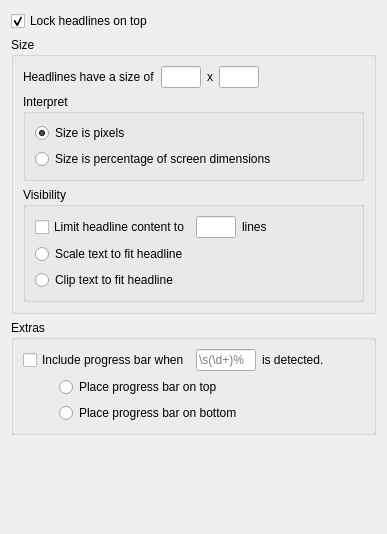
     <widget class="QWidget" name="tab_Headlines">
      <attribute name="icon">
       <iconset resource="Newsroom.qrc">
        <normaloff>:/images/Headlines.png</normaloff>:/images/Headlines.png</iconset>
      </attribute>
      <attribute name="title">
       <string>Headlines</string>
      </attribute>
      <layout class="QVBoxLayout" name="verticalLayout_8">
       <item>
        <layout class="QHBoxLayout" name="horizontalLayout_7">
         <item>
          <widget class="QCheckBox" name="check_KeepOnTop">
           <property name="toolTip">
            <string>&lt;html&gt;&lt;head/&gt;&lt;body&gt;&lt;p&gt;Enabling this setting will cause all Headlines to remain locked above all other windows on your desktop.&lt;/p&gt;&lt;p&gt;Under Windows, if this option is disabled, Headlines will attempt to &amp;quot;glue&amp;quot; themselves directly onto the desktop, &lt;span style=&quot; font-style:italic;&quot;&gt;below&lt;/span&gt; all other windows on the desktop.&lt;/p&gt;&lt;/body&gt;&lt;/html&gt;</string>
           </property>
           <property name="text">
            <string>Lock headlines on top</string>
           </property>
           <property name="checked">
            <bool>true</bool>
           </property>
          </widget>
         </item>
         <item>
          <spacer name="horizontalSpacer_3">
           <property name="orientation">
            <enum>Qt::Horizontal</enum>
           </property>
           <property name="sizeHint" stdset="0">
            <size>
             <width>40</width>
             <height>20</height>
            </size>
           </property>
          </spacer>
         </item>
        </layout>
       </item>
       <item>
        <widget class="QGroupBox" name="groupBox_2">
         <property name="title">
          <string>Size</string>
         </property>
         <property name="flat">
          <bool>true</bool>
         </property>
         <property name="checkable">
          <bool>false</bool>
         </property>
         <layout class="QVBoxLayout" name="verticalLayout_3">
          <item>
           <layout class="QHBoxLayout" name="horizontalLayout_3">
            <item>
             <widget class="QLabel" name="label_10">
              <property name="toolTip">
               <string>&lt;html&gt;&lt;head/&gt;&lt;body&gt;&lt;p&gt;All headlines have fixed dimensions, whether actual screen pixels or percentages of desktop resolution.&lt;/p&gt;&lt;/body&gt;&lt;/html&gt;</string>
              </property>
              <property name="text">
               <string>Headlines have a size of</string>
              </property>
             </widget>
            </item>
            <item>
             <widget class="QLineEdit" name="edit_HeadlinesFixedWidth">
              <property name="minimumSize">
               <size>
                <width>40</width>
                <height>0</height>
               </size>
              </property>
              <property name="maximumSize">
               <size>
                <width>40</width>
                <height>16777215</height>
               </size>
              </property>
             </widget>
            </item>
            <item>
             <widget class="QLabel" name="label_6">
              <property name="text">
               <string>x</string>
              </property>
             </widget>
            </item>
            <item>
             <widget class="QLineEdit" name="edit_HeadlinesFixedHeight">
              <property name="minimumSize">
               <size>
                <width>40</width>
                <height>0</height>
               </size>
              </property>
              <property name="maximumSize">
               <size>
                <width>40</width>
                <height>16777215</height>
               </size>
              </property>
             </widget>
            </item>
            <item>
             <spacer name="horizontalSpacer_4">
              <property name="orientation">
               <enum>Qt::Horizontal</enum>
              </property>
              <property name="sizeHint" stdset="0">
               <size>
                <width>40</width>
                <height>20</height>
               </size>
              </property>
             </spacer>
            </item>
           </layout>
          </item>
          <item>
           <widget class="QGroupBox" name="groupBox">
            <property name="title">
             <string>Interpret</string>
            </property>
            <property name="flat">
             <bool>true</bool>
            </property>
            <layout class="QVBoxLayout" name="verticalLayout_5">
             <item>
              <widget class="QRadioButton" name="radio_InterpretAsPixels">
               <property name="toolTip">
                <string>&lt;html&gt;&lt;head/&gt;&lt;body&gt;&lt;p&gt;This setting causes the values entered above to be used as fixed-size pixel dimensions.  This may cause Headline sizes to shrink or expand on different desktop resolutions.&lt;/p&gt;&lt;/body&gt;&lt;/html&gt;</string>
               </property>
               <property name="text">
                <string>Size is pixels</string>
               </property>
               <property name="checked">
                <bool>true</bool>
               </property>
              </widget>
             </item>
             <item>
              <widget class="QRadioButton" name="radio_InterpretAsPercentage">
               <property name="toolTip">
                <string>&lt;html&gt;&lt;head/&gt;&lt;body&gt;&lt;p&gt;If enabled, floating-point values entered above are interpreted as percentage  values.  These are applied to the to current width and height of the desktop used for display to determine the dimensions of Headlines.&lt;/p&gt;&lt;/body&gt;&lt;/html&gt;</string>
               </property>
               <property name="text">
                <string>Size is percentage of screen dimensions</string>
               </property>
              </widget>
             </item>
            </layout>
           </widget>
          </item>
          <item>
           <layout class="QHBoxLayout" name="horizontalLayout_8">
            <item>
             <widget class="QGroupBox" name="group_HeadlinesBounds">
              <property name="enabled">
               <bool>true</bool>
              </property>
              <property name="title">
               <string>Visibility</string>
              </property>
              <property name="flat">
               <bool>true</bool>
              </property>
              <layout class="QVBoxLayout" name="verticalLayout_2">
               <item>
                <layout class="QHBoxLayout" name="horizontalLayout_12">
                 <item>
                  <widget class="QCheckBox" name="check_LimitContent">
                   <property name="toolTip">
                    <string>&lt;html&gt;&lt;head/&gt;&lt;body&gt;&lt;p&gt;You may wish to limit the amount of content each Headline displays (i.e., the number of lines of text). If enabled, you may enter the maximum number of lines that each will display.&lt;/p&gt;&lt;p&gt;Additional Headlines may be required to fully display all text submitted by a Reporter.&lt;/p&gt;&lt;/body&gt;&lt;/html&gt;</string>
                   </property>
                   <property name="text">
                    <string>Limit headline content to</string>
                   </property>
                  </widget>
                 </item>
                 <item>
                  <widget class="QLineEdit" name="edit_LimitContent">
                   <property name="minimumSize">
                    <size>
                     <width>0</width>
                     <height>0</height>
                    </size>
                   </property>
                   <property name="maximumSize">
                    <size>
                     <width>40</width>
                     <height>16777215</height>
                    </size>
                   </property>
                   <property name="toolTip">
                    <string>&lt;html&gt;&lt;head/&gt;&lt;body&gt;&lt;p&gt;You may wish to limit the amount of content each Headline displays (i.e., the number of lines of text). If enabled, you may enter the maximum number of lines that each will display.&lt;/p&gt;&lt;p&gt;Additional Headlines may be required to fully display all text submitted by a Reporter.&lt;/p&gt;&lt;/body&gt;&lt;/html&gt;</string>
                   </property>
                  </widget>
                 </item>
                 <item>
                  <widget class="QLabel" name="label_12">
                   <property name="text">
                    <string>lines</string>
                   </property>
                  </widget>
                 </item>
                 <item>
                  <spacer name="horizontalSpacer_9">
                   <property name="orientation">
                    <enum>Qt::Horizontal</enum>
                   </property>
                   <property name="sizeHint" stdset="0">
                    <size>
                     <width>40</width>
                     <height>20</height>
                    </size>
                   </property>
                  </spacer>
                 </item>
                </layout>
               </item>
               <item>
                <widget class="QRadioButton" name="radio_HeadlinesSizeTextScale">
                 <property name="toolTip">
                  <string>&lt;html&gt;&lt;head/&gt;&lt;body&gt;&lt;p&gt;If enabled, this option will cause a Headline to attempt to reduce the size of displayed text until it fits fully into the dimensions specified above.&lt;/p&gt;&lt;p&gt;Please note that this may cause some Headlines to be virtually unreadable. You may use the &amp;quot;Limit headline content&amp;quot; setting in conjunction with this setting to ensure that does not happen.&lt;/p&gt;&lt;/body&gt;&lt;/html&gt;</string>
                 </property>
                 <property name="text">
                  <string>Scale text to fit headline</string>
                 </property>
                </widget>
               </item>
               <item>
                <widget class="QRadioButton" name="radio_HeadlinesSizeTextClip">
                 <property name="toolTip">
                  <string>&lt;html&gt;&lt;head/&gt;&lt;body&gt;&lt;p&gt;Text that overflows the boundaries of a Headline will simply be clipped.&lt;/p&gt;&lt;p&gt;If this frequently results in unreadable text, you may wish to consider scaling instead.&lt;/p&gt;&lt;/body&gt;&lt;/html&gt;</string>
                 </property>
                 <property name="text">
                  <string>Clip text to fit headline</string>
                 </property>
                </widget>
               </item>
              </layout>
             </widget>
            </item>
           </layout>
          </item>
         </layout>
        </widget>
       </item>
       <item>
        <widget class="QGroupBox" name="groupBox_3">
         <property name="title">
          <string>Extras</string>
         </property>
         <property name="flat">
          <bool>true</bool>
         </property>
         <layout class="QVBoxLayout" name="verticalLayout_13">
          <item>
           <layout class="QHBoxLayout" name="horizontalLayout_16">
            <item>
             <widget class="QCheckBox" name="check_ProgressText">
              <property name="toolTip">
               <string>&lt;html&gt;&lt;head/&gt;&lt;body&gt;&lt;p&gt;The Headline will include a progress bar when it detects the indicated regular expression within the text of a post. Be sure to include capture semantics of a numeric value, or the progress bar will probably not display correctly.&lt;/p&gt;&lt;p&gt;If you do not understand regular expression syntax, then you're probably just better off accepting the default value.&lt;/p&gt;&lt;/body&gt;&lt;/html&gt;</string>
              </property>
              <property name="text">
               <string>Include progress bar when</string>
              </property>
             </widget>
            </item>
            <item>
             <widget class="QLineEdit" name="edit_ProgressText">
              <property name="minimumSize">
               <size>
                <width>60</width>
                <height>0</height>
               </size>
              </property>
              <property name="maximumSize">
               <size>
                <width>40</width>
                <height>16777215</height>
               </size>
              </property>
              <property name="toolTip">
               <string>&lt;html&gt;&lt;head/&gt;&lt;body&gt;&lt;p&gt;The Headline will include a progress bar when it detects the indicated regular expression within the text of a post. Be sure to include capture semantics of a numeric value, or the progress bar will probably not display correctly.&lt;/p&gt;&lt;p&gt;If you do not understand regular expression syntax, then you're probably just better off accepting the default value.&lt;/p&gt;&lt;/body&gt;&lt;/html&gt;</string>
              </property>
              <property name="placeholderText">
               <string>\s(\d+)%</string>
              </property>
             </widget>
            </item>
            <item>
             <widget class="QLabel" name="label_13">
              <property name="text">
               <string>is detected.</string>
              </property>
             </widget>
            </item>
            <item>
             <spacer name="horizontalSpacer_12">
              <property name="orientation">
               <enum>Qt::Horizontal</enum>
              </property>
              <property name="sizeHint" stdset="0">
               <size>
                <width>40</width>
                <height>20</height>
               </size>
              </property>
             </spacer>
            </item>
           </layout>
          </item>
          <item>
           <layout class="QHBoxLayout" name="horizontalLayout_17">
            <item>
             <widget class="QLabel" name="label_14">
              <property name="minimumSize">
               <size>
                <width>30</width>
                <height>0</height>
               </size>
              </property>
              <property name="maximumSize">
               <size>
                <width>30</width>
                <height>16777215</height>
               </size>
              </property>
              <property name="text">
               <string/>
              </property>
             </widget>
            </item>
            <item>
             <widget class="QRadioButton" name="radio_ProgressOnTop">
              <property name="text">
               <string>Place progress bar on top</string>
              </property>
             </widget>
            </item>
           </layout>
          </item>
          <item>
           <layout class="QHBoxLayout" name="horizontalLayout_18">
            <item>
             <widget class="QLabel" name="label_15">
              <property name="minimumSize">
               <size>
                <width>30</width>
                <height>0</height>
               </size>
              </property>
              <property name="maximumSize">
               <size>
                <width>30</width>
                <height>16777215</height>
               </size>
              </property>
              <property name="text">
               <string/>
              </property>
             </widget>
            </item>
            <item>
             <widget class="QRadioButton" name="radio_ProgressOnBottom">
              <property name="text">
               <string>Place progress bar on bottom</string>
              </property>
             </widget>
            </item>
           </layout>
          </item>
         </layout>
        </widget>
       </item>
       <item>
        <spacer name="verticalSpacer_4">
         <property name="orientation">
          <enum>Qt::Vertical</enum>
         </property>
         <property name="sizeHint" stdset="0">
          <size>
           <width>20</width>
           <height>88</height>
          </size>
         </property>
        </spacer>
       </item>
      </layout>
     </widget>
